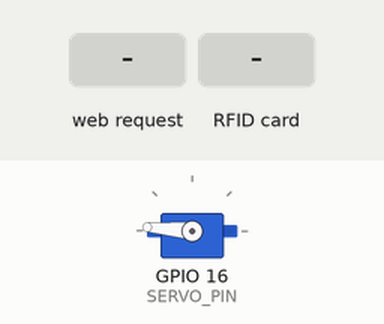
A sketch run on a simulated ESP8266 (NodeMCU). Shown: servo. Inputs (shaded band) come from the test bench. WiFi joins after 1.5 s; servers stay silent unless stated; uploads are accepted with an empty reply; what the sketch prints to the serial monitor is not drawn.

Above: at 2.8 s.
2.9 s: HTTP request GET /open received
At 3.3 s:
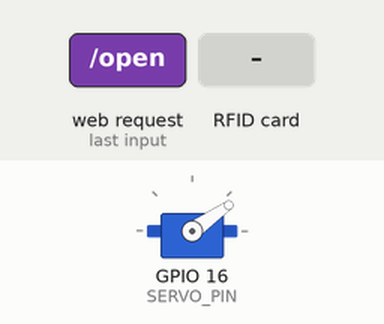
5.9 s: RFID card 5E 7A 19 C4 held to the reader
Timing chart, 0 to 8.9 s (numbered marks = the images above; inputs shaded):
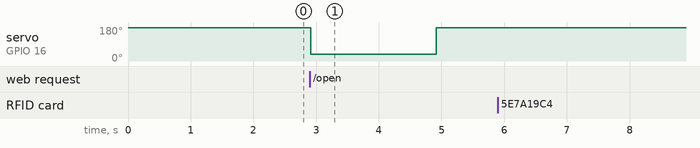

The sketch:

nfc_door.ino
```cpp
#include <SPI.h>
#include <MFRC522.h>
#include <Servo.h>
#include <ESP8266WiFi.h>
#define RST_PIN         5           // 配置针脚
#define SS_PIN          4
#define SERVO_PIN       16          // 舵机
#define START           175         // 舵机起始位置
#define END             35          // 舵机转动位置
#define STASSID "TP_Fuck"
#define STAPSK  "521network"
#define AUTH "192.168.31.100"       // 认证服务器地址

const char* ssid = STASSID;
const char* password = STAPSK;
WiFiServer server(80); // 创建HTTP服务器
MFRC522 mfrc522(SS_PIN, RST_PIN);   // 创建新的RFID实例
MFRC522::MIFARE_Key key;
Servo myServo;

void setup() {
  Serial.begin(9600); // 设置串口波特率为9600
  SPI.begin();        // SPI开始
  Serial.println();
  Serial.print(F("正在连接到 "));
  Serial.println(ssid);
  WiFi.mode(WIFI_STA);
  WiFi.begin(ssid, password);

  while (WiFi.status() != WL_CONNECTED) {
    delay(500);
    Serial.print(F("."));
  }
  Serial.println();
  Serial.println(F("WiFi 已连接"));
  mfrc522.PCD_Init(); // 加载 MFRC522 card
  Serial.println("读卡器版本：");
  mfrc522.PCD_DumpVersionToSerial();
  myServo.attach(SERVO_PIN,500,2500);  // 设置舵机针脚
  myServo.write(START);
  server.begin();
  Serial.println(F("服务器已启动"));
  Serial.println("加载完毕，地址：");
  Serial.println(WiFi.localIP());
}

void loop() {
  WiFiClient client = server.available();
  if (client) {
    Serial.println(F("new client"));
    client.setTimeout(5000);
    String req = client.readStringUntil('\r');
    if (req.indexOf(F("/open")) != -1) {
      Serial.println(F("调用主动开门"));
      client.print(F("HTTP/1.1 200 OK\r\nContent-Type: text/html\r\n\r\nsuccess"));
      open();
    }
    while (client.available())
      client.read();
    return;
  }
  // 寻找新卡
  if ( ! mfrc522.PICC_IsNewCardPresent())
    return;
  // 选择一张卡
  if ( ! mfrc522.PICC_ReadCardSerial())
    return;
  // 显示卡片的详细信息
  Serial.print(F("卡片 UID:"));
  dump_byte_array(mfrc522.uid.uidByte, mfrc522.uid.size);
  Serial.println();
  //停止 PICC
  mfrc522.PICC_HaltA();
  unsigned long uid;
  uid =  mfrc522.uid.uidByte[0] << 24;
  uid += mfrc522.uid.uidByte[1] << 16;
  uid += mfrc522.uid.uidByte[2] <<  8;
  uid += mfrc522.uid.uidByte[3];

  WiFiClient http;
  if (!http.connect(AUTH,80)) {
    Serial.println("连接到验证服务器失败");
    return;
  }
  unsigned int timereq; // 请求计时
  String request = (String)("GET ") + "/door/?uid=" + (String)uid + " HTTP/1.1\r\n" +
   "Content-Type: text/html;charset=utf-8\r\n" +
   "Host: " + AUTH + "\r\n" +
   "User-Agent: ESP8266\r\n" +
   "Connection: close\r\n" +
   "\r\n";
  timereq = millis();
  http.print(request);  // 发送HTTP请求
  while (http.connected() || http.available()){
    if(http.available()){
      if(http.find("pass")){
        Serial.println("成功认证");
        open();
        break;
      }
      if(http.find("fail")){
        Serial.println("未授权的门卡");
        break;
      }
    }
    if(millis() - timereq > 1000){
      Serial.println("请求超时，结束...");
      break;
    }
  }
  http.stop();
  delay(1000);
  mfrc522.PCD_Init();
  return;
}

/**
   将字节数组转储为串行的十六进制值
*/
void dump_byte_array(byte *buffer, byte bufferSize) {
  for (byte i = 0; i < bufferSize; i++) {
    Serial.print(buffer[i] < 0x10 ? " 0" : " ");
    Serial.print(buffer[i], HEX);
  }
}

void open(){
  myServo.write(END);
  delay(2000);//延时2s
  myServo.write(START);
}
```

Measured:
- after the input at 2.9 s, servo on GPIO 16 (SERVO_PIN): 175° → 35° at once, → 175° 2.0 s later
- after the input at 5.9 s, every drawn part: stays the same
